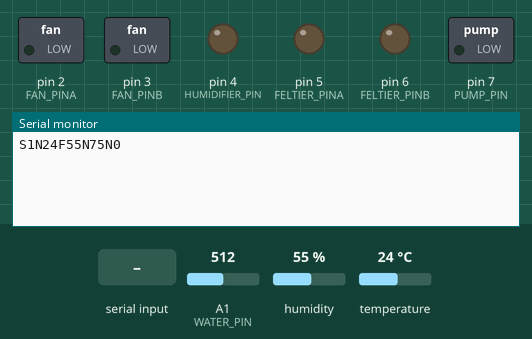
Simulated run of this sketch. Board: Arduino Uno, built with avr-gcc and run on an emulated ATmega328P. Parts: switched loads named in the sketch (green lamp = pin HIGH), output pins drawn as LEDs (lit = HIGH), the last lines printed to the serial monitor. The test bench sets the inputs (shaded band); at power-on: A1 (WATER_PIN) = 512, humidity 55 %, temperature 24 °C.

Above: at 1.2 s.
1.3 s: "90,45,200\n" received over Serial
At 2.0 s:
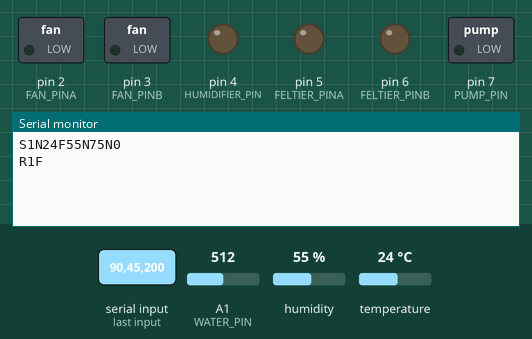
3.0 s: "N\n" received over Serial
At 4.0 s:
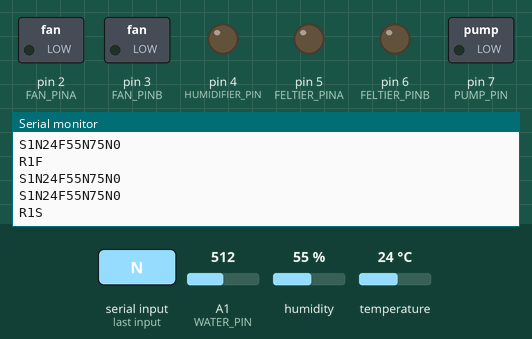

The sketch:

farm_control.ino
```cpp
#include <DHT11.h>

const char FARM_ID = '1';
const int TEMPERATURE_PIN = A2;
const int WATER_PIN = A1;
const int FELTIER_PINA = 5;
const int FELTIER_PINB = 6;
const int HUMIDIFIER_PIN =4;
const int PUMP_PIN = 7;
const int FAN_PINA = 2;
const int FAN_PINB = 3;
const int TEMPERATURE_ERROR = 5;
const int HUMIDITY_ERROR = 5;
const int WATER_ERROR = 5;
const int MAX_LED = 10;
const int SEND_STATUS_DELAY = 1000;

bool farm_on = false;

int temperature = 0;
int humidity = 0;
int water = 0;
int led = 0;
int target_temperature = 0;
int target_humidity = 0;
int target_water = 0;
int target_LED = 0;
bool led_on;
int temperature_flag = 0;
int humidity_flag = 0;
int water_flag = 0;

unsigned long before_time = 0;

DHT11 dht11(TEMPERATURE_PIN);

int sendCurrentStatus()
{
  unsigned long now = millis();
  if(now - before_time >= SEND_STATUS_DELAY)
  {
    before_time = now;
    Serial.print('S');
    Serial.print(FARM_ID);
    if(farm_on == true)
    {
      Serial.print('Y');
    }
    else
    {
      Serial.print('N');
    }

    char temp_str[30];
    sprintf(temp_str, "%02d", temperature);
    Serial.print(temp_str);

    if(temperature_flag == 1)
    {
      Serial.print('H');
    }
    else if(temperature_flag == 0)
    {
      Serial.print('F');
    }
    else
    {
      Serial.print('C');
    }

    sprintf(temp_str, "%02d", humidity);
    Serial.print(temp_str);

    if(humidity_flag == 1)
    {
      Serial.print('Y');
    }
    else
    {
      Serial.print('N');
    }

    sprintf(temp_str, "%02d", water);
    Serial.print(temp_str);

    if(water_flag == 1)
    {
      Serial.print('Y');
    }
    else
    {
      Serial.print('N');
    }
    if (led_on == true)
    {
      Serial.println(target_LED);
    }
    else
    {
      Serial.println('N');
    }
  }
}

int Control(int current, int target, int error, int *flag)
{
  if(current < target - error)
  {
    *flag = 1;
  }
  else if(current > target + error)
  {
    *flag = -1;
  }

  if((*flag == 1 && (current >= target)) || (*flag == -1 && (current <= target)))
  {
    *flag = 0;
  }
  return *flag;
}

void setup() {
    Serial.begin(9600);
    pinMode(FELTIER_PINA, OUTPUT);
    pinMode(FELTIER_PINB, OUTPUT);;
    pinMode(HUMIDIFIER_PIN, OUTPUT);
    pinMode(PUMP_PIN, OUTPUT);
    pinMode(FAN_PINA, OUTPUT);
    pinMode(FAN_PINB, OUTPUT);
    farm_on = false;
    led_on = true;
}

void loop() {
  String recv_data = "";

  if(Serial.available() > 0)
  {
    recv_data = Serial.readStringUntil('\n');
  }
  if (recv_data.length() > 0)
  {
    Serial.print('R');
    Serial.print(FARM_ID);

    char set = recv_data[0];

    if (set == 'Y' && recv_data.length() == 8)
    {
      farm_on = true;
      target_temperature = max(0, min(99, recv_data.substring(1,3).toInt()));
      target_humidity = max(0, min(99, recv_data.substring(3,5).toInt()));
      target_water = max(0, min(99,recv_data.substring(5,7).toInt()));

      if (recv_data[7] == 'N')
      {
        led_on = false;
      }
      else
      {
        led_on = true;
        target_LED = recv_data[7]-'0';
      }
      Serial.println('S');
    }
    else if (set == 'N' && recv_data.length() == 1)
    {
      farm_on = false;
      led_on = false;
      Serial.println('S');
    }
    else
    {
      Serial.println('F');
    }
  }


  dht11.readTemperatureHumidity(temperature, humidity);
  water = max(0, min(99, map(analogRead(WATER_PIN), 850, 400, 0, 100)));
  led = map(target_LED, 0, MAX_LED, 0, 255);
  int temperature_control = Control(temperature, target_temperature, TEMPERATURE_ERROR, &temperature_flag);
  int humidity_control = Control(humidity, target_humidity, HUMIDITY_ERROR, &humidity_flag);
  int water_control = Control(water, target_water, WATER_ERROR, &water_flag);

  if(farm_on == true)
  {
    digitalWrite(FAN_PINA, HIGH);
    digitalWrite(FAN_PINB, LOW);

    if(temperature_control == 1)
    {
      digitalWrite(FELTIER_PINA, HIGH);
      digitalWrite(FELTIER_PINB, LOW);
    }
    else if(temperature_control == -1)
    {
      digitalWrite(FELTIER_PINA, LOW);
      digitalWrite(FELTIER_PINB, HIGH);
    }
    else
    {
      digitalWrite(FELTIER_PINA, LOW);
      digitalWrite(FELTIER_PINB, LOW);
    }

    if(humidity_control == 1)
    {
      digitalWrite(HUMIDIFIER_PIN, HIGH);
    }
    else
    {
      digitalWrite(HUMIDIFIER_PIN, LOW);
    }

    if(water_control == 1)
    {
      digitalWrite(PUMP_PIN, HIGH);
    }
    else
    {
      digitalWrite(PUMP_PIN, LOW);
    }
  }
  else
  {
    digitalWrite(FAN_PINA, LOW);
    digitalWrite(FAN_PINB, LOW);

    digitalWrite(FELTIER_PINA, LOW);
    digitalWrite(FELTIER_PINB, LOW);
    temperature_flag = 0;

    digitalWrite(HUMIDIFIER_PIN, LOW);
    humidity_flag = 0;

    digitalWrite(PUMP_PIN, LOW);
    water_flag = 0;
  }


  sendCurrentStatus();


}
```

Measured:
- after the input at 1.3 s, the serial monitor: prints a new line after 0.27 s (image 1)
- after the input at 3.0 s, the serial monitor: prints a new line after 0.16 s (image 2)
